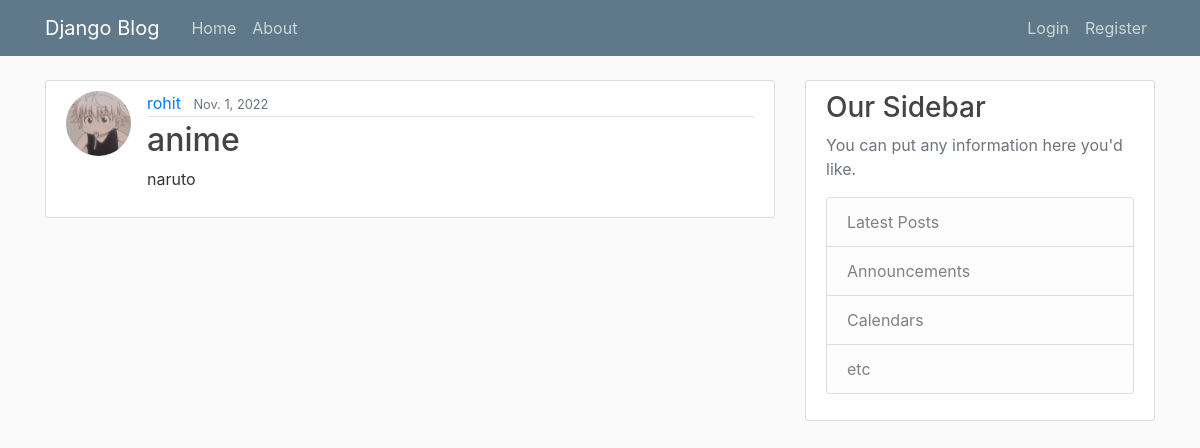
The page /post/12 on the database its author committed.
### bllog/models.py (models this page shows, shortened)
class Post(models.Model):
    title = models.CharField(max_length=100)
    content = models.TextField()
    date_posted = models.DateField(default= timezone.now)
    author = models.ForeignKey( User,on_delete=models.CASCADE)

### Users/models.py (models this page shows, shortened)
class Profile(models.Model):
    user = models.OneToOneField(User,on_delete=models.CASCADE)
    image = models.ImageField(default='default.jpg',upload_to='profile_pics')

### bllog/views.py (the view)
# urls.py: path('post/<int:pk>', PostDetailView.as_view(),name = "post-detail"),
class PostDetailView(DetailView):
    model = Post

### bllog/templates/bllog/post_detail.html (shortened to what this page needs)
{% extends "bllog/base.html" %}
{% block content %}
<article class="media content-section">
    <img class="rounded-circle article-img" src="{{ post.author.profile.image.url }}">
    <div class="media-body">
        <div class="article-metadata">
            <a class="mr-2" href="{% url 'user-post' object.author.username %}">{{ object.author }}</a>
            <small class="text-muted">{{ object.date_posted }}</small>
        </div>
        <h2 class="article-title">{{ object.title }}</h2>
        <p class="article-content">{{ object.content }}</p>
    </div>
</article>
{% endblock content %}

### bllog/static/bllog/main.css (style rules this page uses)
body { background: #fafafa; color: #333333; margin-top: 5rem; }
h1, h2, h3, h4, h5, h6 { color: #444444; }
.content-section { background: #ffffff; padding: 10px 20px; border: 1px solid #dddddd; border-radius: 3px; margin-bottom: 20px; }
.article-title { color: #444444; }
.article-content { white-space: pre-line; }
.article-img { height: 65px; width: 65px; margin-right: 16px; }
.article-metadata { padding-bottom: 1px; margin-bottom: 4px; border-bottom: 1px solid #e3e3e3 }

### rows shown on the page
Post: author.profile.image (picture), author "rohit", date_posted "Nov. 1, 2022", title "anime", content "naruto"
